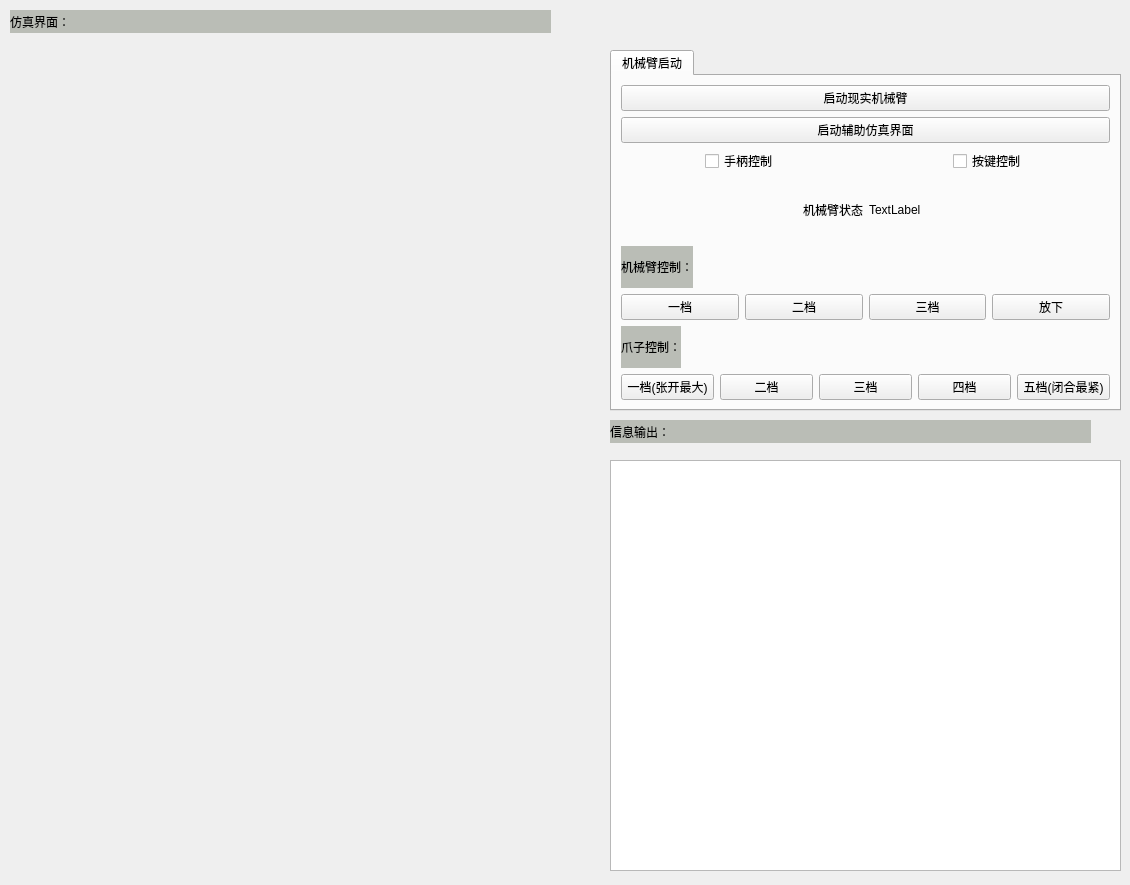
      <widget class="QWidget" name="tab_5">
       <attribute name="title">
        <string>三轴机械臂</string>
       </attribute>
       <widget class="QListView" name="arm_view">
        <property name="geometry">
         <rect>
          <x>610</x>
          <y>460</y>
          <width>511</width>
          <height>411</height>
         </rect>
        </property>
        <property name="styleSheet">
         <string notr="true"/>
        </property>
       </widget>
       <widget class="QLabel" name="label_23">
        <property name="geometry">
         <rect>
          <x>610</x>
          <y>420</y>
          <width>481</width>
          <height>23</height>
         </rect>
        </property>
        <property name="styleSheet">
         <string notr="true">background-color: rgb(186, 189, 182);</string>
        </property>
        <property name="text">
         <string>信息输出：</string>
        </property>
       </widget>
       <widget class="QLabel" name="label_39">
        <property name="geometry">
         <rect>
          <x>10</x>
          <y>10</y>
          <width>541</width>
          <height>23</height>
         </rect>
        </property>
        <property name="styleSheet">
         <string notr="true">background-color: rgb(186, 189, 182);</string>
        </property>
        <property name="text">
         <string>仿真界面：</string>
        </property>
       </widget>
       <widget class="QWidget" name="verticalLayoutWidget">
        <property name="geometry">
         <rect>
          <x>10</x>
          <y>45</y>
          <width>591</width>
          <height>831</height>
         </rect>
        </property>
        <layout class="QVBoxLayout" name="arm_layout"/>
       </widget>
       <widget class="QTabWidget" name="tabWidget_5">
        <property name="geometry">
         <rect>
          <x>610</x>
          <y>50</y>
          <width>511</width>
          <height>361</height>
         </rect>
        </property>
        <property name="currentIndex">
         <number>0</number>
        </property>
        <widget class="QWidget" name="tab_18">
         <attribute name="title">
          <string>机械臂启动</string>
         </attribute>
         <layout class="QGridLayout" name="gridLayout_56">
          <item row="0" column="0">
           <layout class="QGridLayout" name="gridLayout_54">
            <item row="0" column="0">
             <layout class="QGridLayout" name="gridLayout_51">
              <item row="1" column="0">
               <widget class="QPushButton" name="start_arm_sim">
                <property name="styleSheet">
                 <string notr="true">font: 12pt &quot;Ubuntu&quot;;</string>
                </property>
                <property name="text">
                 <string>启动辅助仿真界面</string>
                </property>
               </widget>
              </item>
              <item row="0" column="0">
               <widget class="QPushButton" name="start_aim_btn">
                <property name="styleSheet">
                 <string notr="true">font: 12pt &quot;Ubuntu&quot;;</string>
                </property>
                <property name="text">
                 <string>启动现实机械臂</string>
                </property>
               </widget>
              </item>
             </layout>
            </item>
            <item row="2" column="0">
             <layout class="QGridLayout" name="gridLayout_52">
              <item row="0" column="2" alignment="Qt::AlignLeft">
               <widget class="QLabel" name="arm_status_lab">
                <property name="text">
                 <string>TextLabel</string>
                </property>
               </widget>
              </item>
              <item row="0" column="1" alignment="Qt::AlignRight">
               <widget class="QLabel" name="label_96">
                <property name="text">
                 <string>机械臂状态</string>
                </property>
               </widget>
              </item>
             </layout>
            </item>
            <item row="1" column="0">
             <layout class="QGridLayout" name="gridLayout_53">
              <item row="0" column="1" alignment="Qt::AlignHCenter">
               <widget class="QCheckBox" name="checkBox_4">
                <property name="text">
                 <string>按键控制</string>
                </property>
               </widget>
              </item>
              <item row="0" column="0" alignment="Qt::AlignHCenter">
               <widget class="QCheckBox" name="checkBox">
                <property name="text">
                 <string>手柄控制</string>
                </property>
               </widget>
              </item>
             </layout>
            </item>
           </layout>
          </item>
          <item row="1" column="0">
           <layout class="QGridLayout" name="gridLayout_55">
            <item row="0" column="0">
             <layout class="QVBoxLayout" name="verticalLayout_6">
              <item alignment="Qt::AlignLeft">
               <widget class="QLabel" name="label_21">
                <property name="styleSheet">
                 <string notr="true">background-color: rgb(186, 189, 182);</string>
                </property>
                <property name="text">
                 <string>机械臂控制：</string>
                </property>
               </widget>
              </item>
              <item>
               <layout class="QHBoxLayout" name="horizontalLayout_7">
                <item>
                 <widget class="QPushButton" name="one_arm_btn">
                  <property name="styleSheet">
                   <string notr="true"/>
                  </property>
                  <property name="text">
                   <string>一档</string>
                  </property>
                 </widget>
                </item>
                <item>
                 <widget class="QPushButton" name="two_arm_btn">
                  <property name="text">
                   <string>二档</string>
                  </property>
                 </widget>
                </item>
                <item>
                 <widget class="QPushButton" name="three_arm_btn">
                  <property name="text">
                   <string>三档</string>
                  </property>
                 </widget>
                </item>
                <item>
                 <widget class="QPushButton" name="down_arm_btn">
                  <property name="text">
                   <string>放下</string>
                  </property>
                 </widget>
                </item>
               </layout>
              </item>
             </layout>
            </item>
            <item row="1" column="0">
             <layout class="QVBoxLayout" name="verticalLayout_7">
              <item alignment="Qt::AlignLeft">
               <widget class="QLabel" name="label_22">
                <property name="styleSheet">
                 <string notr="true">background-color: rgb(186, 189, 182);</string>
                </property>
                <property name="text">
                 <string>爪子控制：</string>
                </property>
               </widget>
              </item>
              <item>
               <layout class="QHBoxLayout" name="horizontalLayout_28">
                <item>
                 <widget class="QPushButton" name="one_claw_btn">
                  <property name="styleSheet">
                   <string notr="true"/>
                  </property>
                  <property name="text">
                   <string>一档(张开最大)</string>
                  </property>
                 </widget>
                </item>
                <item>
                 <widget class="QPushButton" name="two_claw_btn">
                  <property name="text">
                   <string>二档</string>
                  </property>
                 </widget>
                </item>
                <item>
                 <widget class="QPushButton" name="three_claw_btn">
                  <property name="text">
                   <string>三档</string>
                  </property>
                 </widget>
                </item>
                <item>
                 <widget class="QPushButton" name="four_claw_btn">
                  <property name="text">
                   <string>四档</string>
                  </property>
                 </widget>
                </item>
                <item>
                 <widget class="QPushButton" name="five_claw_btn">
                  <property name="text">
                   <string>五档(闭合最紧)</string>
                  </property>
                 </widget>
                </item>
               </layout>
              </item>
             </layout>
            </item>
           </layout>
          </item>
         </layout>
        </widget>
       </widget>
      </widget>
